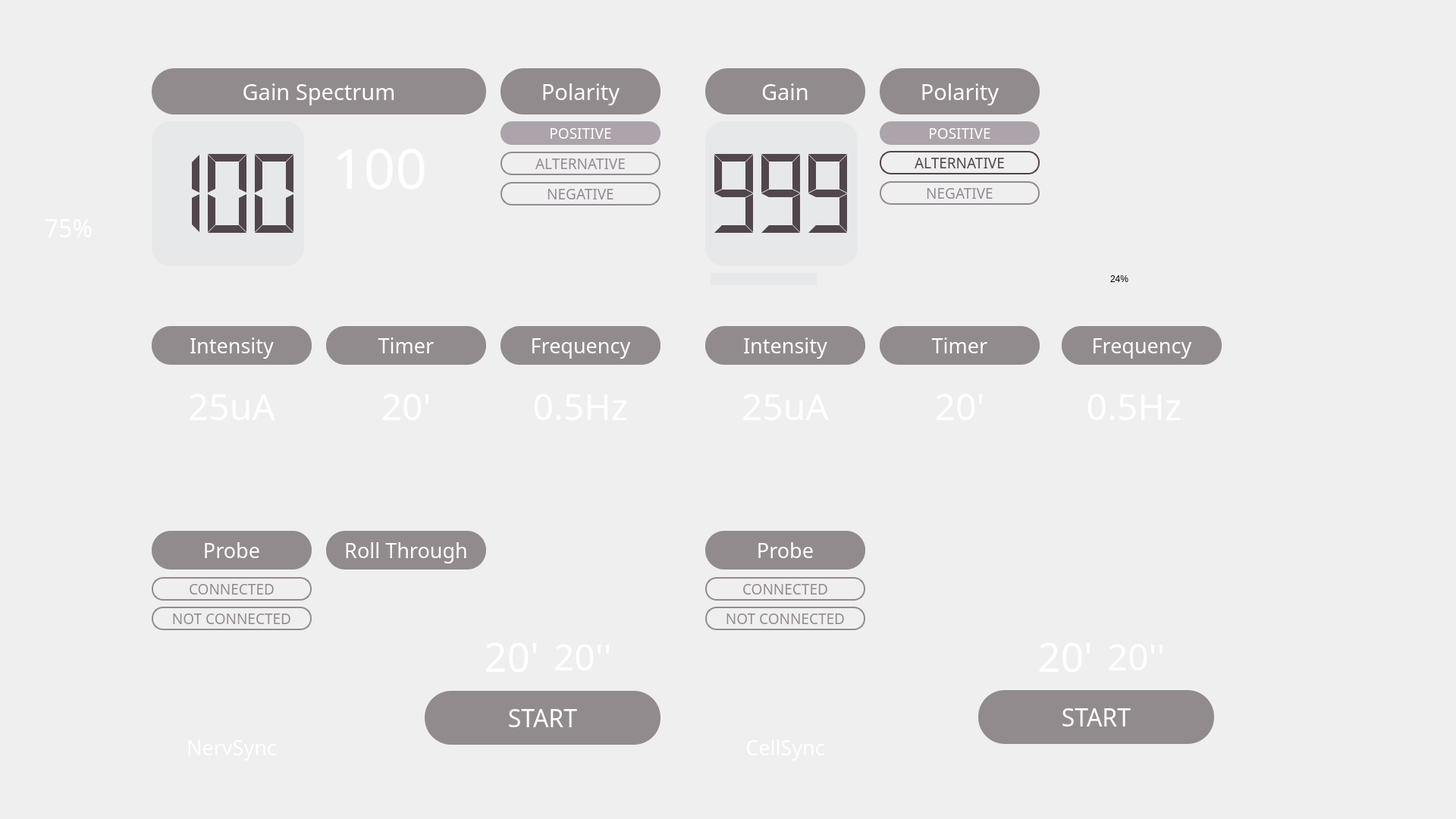
<?xml version="1.0" encoding="UTF-8"?>
<ui version="4.0">
 <class>MainWindow</class>
 <widget class="QMainWindow" name="MainWindow">
  <property name="geometry">
   <rect>
    <x>0</x>
    <y>0</y>
    <width>1920</width>
    <height>1080</height>
   </rect>
  </property>
  <property name="windowTitle">
   <string>MainWindow</string>
  </property>
  <property name="styleSheet">
   <string notr="true">QMainWindow {
background-image: url(:/icons/resources/Pantalla.png);
}
/*QMainWindow {
background-image: url(:/icons/resources/Pantalla_1.png);
}*/
/*background-image: url(:/icons/resources/Pantalla_1.png);
*/</string>
  </property>
  <widget class="QWidget" name="centralwidget">
   <property name="styleSheet">
    <string notr="true"/>
   </property>
   <widget class="QLabel" name="label_2">
    <property name="geometry">
     <rect>
      <x>200</x>
      <y>90</y>
      <width>441</width>
      <height>61</height>
     </rect>
    </property>
    <property name="font">
     <font>
      <family>TT Norms ExtraLight</family>
      <pointsize>22</pointsize>
     </font>
    </property>
    <property name="styleSheet">
     <string notr="true">background-color: rgba(81, 70, 75, 150);
color: rgb(255, 255, 255);
border-radius: 30px</string>
    </property>
    <property name="text">
     <string>Gain Spectrum</string>
    </property>
    <property name="alignment">
     <set>Qt::AlignCenter</set>
    </property>
   </widget>
   <widget class="QLabel" name="label_3">
    <property name="geometry">
     <rect>
      <x>660</x>
      <y>90</y>
      <width>211</width>
      <height>61</height>
     </rect>
    </property>
    <property name="font">
     <font>
      <family>TT Norms ExtraLight</family>
      <pointsize>22</pointsize>
     </font>
    </property>
    <property name="styleSheet">
     <string notr="true">background-color: rgba(81, 70, 75, 150);
color: rgb(255, 255, 255);
border-radius: 30px</string>
    </property>
    <property name="text">
     <string>Polarity</string>
    </property>
    <property name="alignment">
     <set>Qt::AlignCenter</set>
    </property>
   </widget>
   <widget class="QLabel" name="label_4">
    <property name="geometry">
     <rect>
      <x>1160</x>
      <y>90</y>
      <width>211</width>
      <height>61</height>
     </rect>
    </property>
    <property name="font">
     <font>
      <family>TT Norms ExtraLight</family>
      <pointsize>22</pointsize>
     </font>
    </property>
    <property name="styleSheet">
     <string notr="true">background-color: rgba(81, 70, 75, 150);
color: rgb(255, 255, 255);
border-radius: 30px</string>
    </property>
    <property name="text">
     <string>Polarity</string>
    </property>
    <property name="alignment">
     <set>Qt::AlignCenter</set>
    </property>
   </widget>
   <widget class="QLabel" name="label_5">
    <property name="geometry">
     <rect>
      <x>930</x>
      <y>90</y>
      <width>211</width>
      <height>61</height>
     </rect>
    </property>
    <property name="font">
     <font>
      <family>TT Norms ExtraLight</family>
      <pointsize>22</pointsize>
     </font>
    </property>
    <property name="styleSheet">
     <string notr="true">background-color: rgba(81, 70, 75, 150);
color: rgb(255, 255, 255);
border-radius: 30px</string>
    </property>
    <property name="text">
     <string>Gain</string>
    </property>
    <property name="alignment">
     <set>Qt::AlignCenter</set>
    </property>
   </widget>
   <widget class="QLabel" name="label_6">
    <property name="geometry">
     <rect>
      <x>200</x>
      <y>430</y>
      <width>211</width>
      <height>51</height>
     </rect>
    </property>
    <property name="font">
     <font>
      <family>TT Norms ExtraLight</family>
      <pointsize>20</pointsize>
     </font>
    </property>
    <property name="styleSheet">
     <string notr="true">background-color: rgba(81, 70, 75, 150);
color: rgb(255, 255, 255);
border-radius: 25px</string>
    </property>
    <property name="text">
     <string>Intensity</string>
    </property>
    <property name="alignment">
     <set>Qt::AlignCenter</set>
    </property>
   </widget>
   <widget class="QLabel" name="label_7">
    <property name="geometry">
     <rect>
      <x>930</x>
      <y>430</y>
      <width>211</width>
      <height>51</height>
     </rect>
    </property>
    <property name="font">
     <font>
      <family>TT Norms ExtraLight</family>
      <pointsize>20</pointsize>
     </font>
    </property>
    <property name="styleSheet">
     <string notr="true">background-color: rgba(81, 70, 75, 150);
color: rgb(255, 255, 255);
border-radius: 25px</string>
    </property>
    <property name="text">
     <string>Intensity</string>
    </property>
    <property name="alignment">
     <set>Qt::AlignCenter</set>
    </property>
   </widget>
   <widget class="QLabel" name="label_8">
    <property name="geometry">
     <rect>
      <x>430</x>
      <y>430</y>
      <width>211</width>
      <height>51</height>
     </rect>
    </property>
    <property name="font">
     <font>
      <family>TT Norms ExtraLight</family>
      <pointsize>20</pointsize>
     </font>
    </property>
    <property name="styleSheet">
     <string notr="true">background-color: rgba(81, 70, 75, 150);
color: rgb(255, 255, 255);
border-radius: 25px</string>
    </property>
    <property name="text">
     <string>Timer</string>
    </property>
    <property name="alignment">
     <set>Qt::AlignCenter</set>
    </property>
   </widget>
   <widget class="QLabel" name="label_9">
    <property name="geometry">
     <rect>
      <x>1160</x>
      <y>430</y>
      <width>211</width>
      <height>51</height>
     </rect>
    </property>
    <property name="font">
     <font>
      <family>TT Norms ExtraLight</family>
      <pointsize>20</pointsize>
     </font>
    </property>
    <property name="styleSheet">
     <string notr="true">background-color: rgba(81, 70, 75, 150);
color: rgb(255, 255, 255);
border-radius: 25px</string>
    </property>
    <property name="text">
     <string>Timer</string>
    </property>
    <property name="alignment">
     <set>Qt::AlignCenter</set>
    </property>
   </widget>
   <widget class="QLabel" name="label_10">
    <property name="geometry">
     <rect>
      <x>660</x>
      <y>430</y>
      <width>211</width>
      <height>51</height>
     </rect>
    </property>
    <property name="font">
     <font>
      <family>TT Norms ExtraLight</family>
      <pointsize>20</pointsize>
     </font>
    </property>
    <property name="styleSheet">
     <string notr="true">background-color: rgba(81, 70, 75, 150);
color: rgb(255, 255, 255);
border-radius: 25px</string>
    </property>
    <property name="text">
     <string>Frequency</string>
    </property>
    <property name="alignment">
     <set>Qt::AlignCenter</set>
    </property>
   </widget>
   <widget class="QLabel" name="label_11">
    <property name="geometry">
     <rect>
      <x>1400</x>
      <y>430</y>
      <width>211</width>
      <height>51</height>
     </rect>
    </property>
    <property name="font">
     <font>
      <family>TT Norms ExtraLight</family>
      <pointsize>20</pointsize>
     </font>
    </property>
    <property name="styleSheet">
     <string notr="true">background-color: rgba(81, 70, 75, 150);
color: rgb(255, 255, 255);
border-radius: 25px</string>
    </property>
    <property name="text">
     <string>Frequency</string>
    </property>
    <property name="alignment">
     <set>Qt::AlignCenter</set>
    </property>
   </widget>
   <widget class="QLabel" name="ch1_probeLabel">
    <property name="geometry">
     <rect>
      <x>200</x>
      <y>700</y>
      <width>211</width>
      <height>51</height>
     </rect>
    </property>
    <property name="font">
     <font>
      <family>TT Norms ExtraLight</family>
      <pointsize>20</pointsize>
     </font>
    </property>
    <property name="styleSheet">
     <string notr="true">background-color: rgba(81, 70, 75, 150);
color: rgb(255, 255, 255);
border-radius: 25px</string>
    </property>
    <property name="text">
     <string>Probe</string>
    </property>
    <property name="alignment">
     <set>Qt::AlignCenter</set>
    </property>
   </widget>
   <widget class="QLabel" name="ch2_probeLabel">
    <property name="geometry">
     <rect>
      <x>930</x>
      <y>700</y>
      <width>211</width>
      <height>51</height>
     </rect>
    </property>
    <property name="font">
     <font>
      <family>TT Norms ExtraLight</family>
      <pointsize>20</pointsize>
     </font>
    </property>
    <property name="styleSheet">
     <string notr="true">background-color: rgba(81, 70, 75, 150);
color: rgb(255, 255, 255);
border-radius: 25px</string>
    </property>
    <property name="text">
     <string>Probe</string>
    </property>
    <property name="alignment">
     <set>Qt::AlignCenter</set>
    </property>
   </widget>
   <widget class="QPushButton" name="ch1_startButton">
    <property name="geometry">
     <rect>
      <x>560</x>
      <y>911</y>
      <width>311</width>
      <height>71</height>
     </rect>
    </property>
    <property name="font">
     <font>
      <family>TT Norms ExtraLight</family>
      <pointsize>24</pointsize>
     </font>
    </property>
    <property name="styleSheet">
     <string notr="true">background-color: rgba(81, 70, 75, 150);
color: rgb(255, 255, 255);
border-radius: 35px</string>
    </property>
    <property name="text">
     <string>START</string>
    </property>
   </widget>
   <widget class="QPushButton" name="ch2_startButton">
    <property name="geometry">
     <rect>
      <x>1290</x>
      <y>910</y>
      <width>311</width>
      <height>71</height>
     </rect>
    </property>
    <property name="font">
     <font>
      <family>TT Norms ExtraLight</family>
      <pointsize>24</pointsize>
     </font>
    </property>
    <property name="styleSheet">
     <string notr="true">background-color: rgba(81, 70, 75, 150);
color: rgb(255, 255, 255);
border-radius: 35px</string>
    </property>
    <property name="text">
     <string>START</string>
    </property>
   </widget>
   <widget class="QPushButton" name="ch1_probeCnButton">
    <property name="geometry">
     <rect>
      <x>200</x>
      <y>761</y>
      <width>211</width>
      <height>31</height>
     </rect>
    </property>
    <property name="font">
     <font>
      <family>TT Norms ExtraLight</family>
      <pointsize>14</pointsize>
     </font>
    </property>
    <property name="styleSheet">
     <string notr="true">color: rgb(148,138,146);
border-radius: 15;
border: 2px solid rgb(148, 138, 146);</string>
    </property>
    <property name="text">
     <string>CONNECTED</string>
    </property>
   </widget>
   <widget class="QPushButton" name="ch1_probeNCnButton">
    <property name="geometry">
     <rect>
      <x>200</x>
      <y>800</y>
      <width>211</width>
      <height>31</height>
     </rect>
    </property>
    <property name="font">
     <font>
      <family>TT Norms ExtraLight</family>
      <pointsize>14</pointsize>
     </font>
    </property>
    <property name="styleSheet">
     <string notr="true">color: rgb(148,138,146);
border-radius: 15;
border: 2px solid rgb(148, 138, 146);</string>
    </property>
    <property name="text">
     <string>NOT CONNECTED</string>
    </property>
   </widget>
   <widget class="QPushButton" name="ch2_probeCnButton">
    <property name="geometry">
     <rect>
      <x>930</x>
      <y>761</y>
      <width>211</width>
      <height>31</height>
     </rect>
    </property>
    <property name="font">
     <font>
      <family>TT Norms ExtraLight</family>
      <pointsize>14</pointsize>
     </font>
    </property>
    <property name="styleSheet">
     <string notr="true">color: rgb(148,138,146);
border-radius: 15;
border: 2px solid rgb(148, 138, 146);</string>
    </property>
    <property name="text">
     <string>CONNECTED</string>
    </property>
   </widget>
   <widget class="QPushButton" name="ch2_probeNCnButton">
    <property name="geometry">
     <rect>
      <x>930</x>
      <y>800</y>
      <width>211</width>
      <height>31</height>
     </rect>
    </property>
    <property name="font">
     <font>
      <family>TT Norms ExtraLight</family>
      <pointsize>14</pointsize>
     </font>
    </property>
    <property name="styleSheet">
     <string notr="true">color: rgb(148,138,146);
border-radius: 15;
border: 2px solid rgb(148, 138, 146);</string>
    </property>
    <property name="text">
     <string>NOT CONNECTED</string>
    </property>
   </widget>
   <widget class="QPushButton" name="ch1_posButton">
    <property name="geometry">
     <rect>
      <x>660</x>
      <y>160</y>
      <width>211</width>
      <height>31</height>
     </rect>
    </property>
    <property name="font">
     <font>
      <family>TT Norms ExtraLight</family>
      <pointsize>14</pointsize>
     </font>
    </property>
    <property name="styleSheet">
     <string notr="true">color: rgb(255,255,255);
background-color: rgb(173, 163, 170);
border-radius: 15;
border: 2px rgb(173, 163, 170);</string>
    </property>
    <property name="text">
     <string>POSITIVE</string>
    </property>
   </widget>
   <widget class="QPushButton" name="ch1_altButton">
    <property name="geometry">
     <rect>
      <x>660</x>
      <y>200</y>
      <width>211</width>
      <height>31</height>
     </rect>
    </property>
    <property name="font">
     <font>
      <family>TT Norms ExtraLight</family>
      <pointsize>14</pointsize>
     </font>
    </property>
    <property name="styleSheet">
     <string notr="true">color: rgb(148,138,146);
border-radius: 15;
border: 2px solid rgb(148, 138, 146);
</string>
    </property>
    <property name="text">
     <string>ALTERNATIVE</string>
    </property>
   </widget>
   <widget class="QPushButton" name="ch1_negButton">
    <property name="geometry">
     <rect>
      <x>660</x>
      <y>240</y>
      <width>211</width>
      <height>31</height>
     </rect>
    </property>
    <property name="font">
     <font>
      <family>TT Norms ExtraLight</family>
      <pointsize>14</pointsize>
     </font>
    </property>
    <property name="styleSheet">
     <string notr="true">color: rgb(148,138,146);
border-radius: 15;
border: 2px solid rgb(148, 138, 146);</string>
    </property>
    <property name="text">
     <string>NEGATIVE</string>
    </property>
   </widget>
   <widget class="QPushButton" name="ch2_altButton">
    <property name="geometry">
     <rect>
      <x>1160</x>
      <y>199</y>
      <width>211</width>
      <height>31</height>
     </rect>
    </property>
    <property name="font">
     <font>
      <family>TT Norms ExtraLight</family>
      <pointsize>14</pointsize>
     </font>
    </property>
    <property name="styleSheet">
     <string notr="true">color: rgb(81, 70, 75);
/*color: rgb(148,138,146);*/
border-radius: 15;
/*border: 2px solid rgb(148, 138, 146);*/
border: 2px solid rgb(81, 70, 75);</string>
    </property>
    <property name="text">
     <string>ALTERNATIVE</string>
    </property>
   </widget>
   <widget class="QPushButton" name="ch2_negButton">
    <property name="geometry">
     <rect>
      <x>1160</x>
      <y>239</y>
      <width>211</width>
      <height>31</height>
     </rect>
    </property>
    <property name="font">
     <font>
      <family>TT Norms ExtraLight</family>
      <pointsize>14</pointsize>
     </font>
    </property>
    <property name="styleSheet">
     <string notr="true">color: rgb(148,138,146);
border-radius: 15;
border: 2px solid rgb(148, 138, 146);</string>
    </property>
    <property name="text">
     <string>NEGATIVE</string>
    </property>
   </widget>
   <widget class="QPushButton" name="ch2_posButton">
    <property name="geometry">
     <rect>
      <x>1160</x>
      <y>160</y>
      <width>211</width>
      <height>31</height>
     </rect>
    </property>
    <property name="font">
     <font>
      <family>TT Norms ExtraLight</family>
      <pointsize>14</pointsize>
     </font>
    </property>
    <property name="styleSheet">
     <string notr="true">color: rgb(255,255,255);
background-color: rgb(173, 163, 170);
border-radius: 15;
border: 2px rgb(173, 163, 170);</string>
    </property>
    <property name="text">
     <string>POSITIVE</string>
    </property>
   </widget>
   <widget class="QLabel" name="ch1_pwrLabel">
    <property name="geometry">
     <rect>
      <x>210</x>
      <y>500</y>
      <width>191</width>
      <height>71</height>
     </rect>
    </property>
    <property name="font">
     <font>
      <family>TT Norms ExtraLight</family>
      <pointsize>36</pointsize>
     </font>
    </property>
    <property name="styleSheet">
     <string notr="true">color: rgb(255, 255, 255);</string>
    </property>
    <property name="text">
     <string>25uA</string>
    </property>
    <property name="alignment">
     <set>Qt::AlignCenter</set>
    </property>
   </widget>
   <widget class="QLabel" name="ch1_timerLabel">
    <property name="geometry">
     <rect>
      <x>440</x>
      <y>500</y>
      <width>191</width>
      <height>71</height>
     </rect>
    </property>
    <property name="font">
     <font>
      <family>TT Norms ExtraLight</family>
      <pointsize>36</pointsize>
     </font>
    </property>
    <property name="styleSheet">
     <string notr="true">color: rgb(255, 255, 255);</string>
    </property>
    <property name="text">
     <string>20'</string>
    </property>
    <property name="alignment">
     <set>Qt::AlignCenter</set>
    </property>
   </widget>
   <widget class="QLabel" name="ch1_freqLabel">
    <property name="geometry">
     <rect>
      <x>660</x>
      <y>500</y>
      <width>211</width>
      <height>71</height>
     </rect>
    </property>
    <property name="font">
     <font>
      <family>TT Norms ExtraLight</family>
      <pointsize>36</pointsize>
     </font>
    </property>
    <property name="styleSheet">
     <string notr="true">color: rgb(255, 255, 255);</string>
    </property>
    <property name="text">
     <string>0.5Hz</string>
    </property>
    <property name="alignment">
     <set>Qt::AlignCenter</set>
    </property>
   </widget>
   <widget class="QLabel" name="ch2_timerLabel">
    <property name="geometry">
     <rect>
      <x>1170</x>
      <y>500</y>
      <width>191</width>
      <height>71</height>
     </rect>
    </property>
    <property name="font">
     <font>
      <family>TT Norms ExtraLight</family>
      <pointsize>36</pointsize>
     </font>
    </property>
    <property name="styleSheet">
     <string notr="true">color: rgb(255, 255, 255);</string>
    </property>
    <property name="text">
     <string>20'</string>
    </property>
    <property name="alignment">
     <set>Qt::AlignCenter</set>
    </property>
   </widget>
   <widget class="QLabel" name="ch2_pwrLabel">
    <property name="geometry">
     <rect>
      <x>940</x>
      <y>500</y>
      <width>191</width>
      <height>71</height>
     </rect>
    </property>
    <property name="font">
     <font>
      <family>TT Norms ExtraLight</family>
      <pointsize>36</pointsize>
     </font>
    </property>
    <property name="styleSheet">
     <string notr="true">color: rgb(255, 255, 255);</string>
    </property>
    <property name="text">
     <string>25uA</string>
    </property>
    <property name="alignment">
     <set>Qt::AlignCenter</set>
    </property>
   </widget>
   <widget class="QLabel" name="ch2_freqLabel">
    <property name="geometry">
     <rect>
      <x>1390</x>
      <y>500</y>
      <width>211</width>
      <height>71</height>
     </rect>
    </property>
    <property name="font">
     <font>
      <family>TT Norms ExtraLight</family>
      <pointsize>36</pointsize>
     </font>
    </property>
    <property name="styleSheet">
     <string notr="true">color: rgb(255, 255, 255);</string>
    </property>
    <property name="text">
     <string>0.5Hz</string>
    </property>
    <property name="alignment">
     <set>Qt::AlignCenter</set>
    </property>
   </widget>
   <widget class="QLabel" name="battLabel">
    <property name="geometry">
     <rect>
      <x>30</x>
      <y>270</y>
      <width>121</width>
      <height>61</height>
     </rect>
    </property>
    <property name="font">
     <font>
      <family>TT Norms ExtraLight</family>
      <pointsize>24</pointsize>
     </font>
    </property>
    <property name="styleSheet">
     <string notr="true">color: rgb(255, 255, 255);</string>
    </property>
    <property name="text">
     <string>75%</string>
    </property>
    <property name="alignment">
     <set>Qt::AlignCenter</set>
    </property>
   </widget>
   <widget class="QLabel" name="ch1_gainLabel">
    <property name="geometry">
     <rect>
      <x>410</x>
      <y>160</y>
      <width>181</width>
      <height>121</height>
     </rect>
    </property>
    <property name="font">
     <font>
      <family>TT Norms ExtraLight</family>
      <pointsize>55</pointsize>
     </font>
    </property>
    <property name="styleSheet">
     <string notr="true">color: rgb(255, 255, 255);</string>
    </property>
    <property name="text">
     <string>100</string>
    </property>
    <property name="alignment">
     <set>Qt::AlignCenter</set>
    </property>
   </widget>
   <widget class="QLCDNumber" name="ch1_lcdNumber">
    <property name="geometry">
     <rect>
      <x>200</x>
      <y>160</y>
      <width>201</width>
      <height>191</height>
     </rect>
    </property>
    <property name="styleSheet">
     <string notr="true">color: rgb(81, 70, 75);
background-color: rgb(231, 232, 233);
border-radius: 25px</string>
    </property>
    <property name="frameShape">
     <enum>QFrame::NoFrame</enum>
    </property>
    <property name="smallDecimalPoint">
     <bool>false</bool>
    </property>
    <property name="digitCount">
     <number>3</number>
    </property>
    <property name="segmentStyle">
     <enum>QLCDNumber::Flat</enum>
    </property>
    <property name="intValue" stdset="0">
     <number>100</number>
    </property>
   </widget>
   <widget class="QLCDNumber" name="ch2_lcdNumber">
    <property name="geometry">
     <rect>
      <x>930</x>
      <y>160</y>
      <width>201</width>
      <height>191</height>
     </rect>
    </property>
    <property name="styleSheet">
     <string notr="true">color: rgb(81, 70, 75);
background-color: rgb(231, 232, 233);
border-radius: 25px;
text-align: center;</string>
    </property>
    <property name="frameShape">
     <enum>QFrame::NoFrame</enum>
    </property>
    <property name="smallDecimalPoint">
     <bool>false</bool>
    </property>
    <property name="digitCount">
     <number>3</number>
    </property>
    <property name="segmentStyle">
     <enum>QLCDNumber::Flat</enum>
    </property>
    <property name="intValue" stdset="0">
     <number>999</number>
    </property>
   </widget>
   <widget class="QPushButton" name="ch1_pwrUpButton">
    <property name="geometry">
     <rect>
      <x>209</x>
      <y>570</y>
      <width>91</width>
      <height>71</height>
     </rect>
    </property>
    <property name="styleSheet">
     <string notr="true">background-color: rgba(0, 0, 0, 0);
border: 0px</string>
    </property>
    <property name="text">
     <string/>
    </property>
    <property name="icon">
     <iconset resource="microc_res.qrc">
      <normaloff>:/icons/resources/flecha_arriba.png</normaloff>:/icons/resources/flecha_arriba.png</iconset>
    </property>
    <property name="iconSize">
     <size>
      <width>50</width>
      <height>50</height>
     </size>
    </property>
   </widget>
   <widget class="QPushButton" name="ch1_timerUpButton">
    <property name="geometry">
     <rect>
      <x>440</x>
      <y>570</y>
      <width>91</width>
      <height>71</height>
     </rect>
    </property>
    <property name="styleSheet">
     <string notr="true">background-color: rgba(0, 0, 0, 0);
border: 0px</string>
    </property>
    <property name="text">
     <string/>
    </property>
    <property name="icon">
     <iconset resource="microc_res.qrc">
      <normaloff>:/icons/resources/flecha_arriba.png</normaloff>:/icons/resources/flecha_arriba.png</iconset>
    </property>
    <property name="iconSize">
     <size>
      <width>50</width>
      <height>50</height>
     </size>
    </property>
   </widget>
   <widget class="QPushButton" name="ch1_freqUpButton">
    <property name="geometry">
     <rect>
      <x>670</x>
      <y>570</y>
      <width>91</width>
      <height>71</height>
     </rect>
    </property>
    <property name="styleSheet">
     <string notr="true">background-color: rgba(0, 0, 0, 0);
border: 0px</string>
    </property>
    <property name="text">
     <string/>
    </property>
    <property name="icon">
     <iconset resource="microc_res.qrc">
      <normaloff>:/icons/resources/flecha_arriba.png</normaloff>:/icons/resources/flecha_arriba.png</iconset>
    </property>
    <property name="iconSize">
     <size>
      <width>50</width>
      <height>50</height>
     </size>
    </property>
   </widget>
   <widget class="QPushButton" name="ch2_pwrUpButton">
    <property name="geometry">
     <rect>
      <x>940</x>
      <y>570</y>
      <width>91</width>
      <height>71</height>
     </rect>
    </property>
    <property name="styleSheet">
     <string notr="true">background-color: rgba(0, 0, 0, 0);
border: 0px</string>
    </property>
    <property name="text">
     <string/>
    </property>
    <property name="icon">
     <iconset resource="microc_res.qrc">
      <normaloff>:/icons/resources/flecha_arriba.png</normaloff>:/icons/resources/flecha_arriba.png</iconset>
    </property>
    <property name="iconSize">
     <size>
      <width>50</width>
      <height>50</height>
     </size>
    </property>
   </widget>
   <widget class="QPushButton" name="ch2_timerUpButton">
    <property name="geometry">
     <rect>
      <x>1170</x>
      <y>570</y>
      <width>91</width>
      <height>71</height>
     </rect>
    </property>
    <property name="styleSheet">
     <string notr="true">background-color: rgba(0, 0, 0, 0);
border: 0px</string>
    </property>
    <property name="text">
     <string/>
    </property>
    <property name="icon">
     <iconset resource="microc_res.qrc">
      <normaloff>:/icons/resources/flecha_arriba.png</normaloff>:/icons/resources/flecha_arriba.png</iconset>
    </property>
    <property name="iconSize">
     <size>
      <width>50</width>
      <height>50</height>
     </size>
    </property>
   </widget>
   <widget class="QPushButton" name="ch2_freqUpButton">
    <property name="geometry">
     <rect>
      <x>1410</x>
      <y>570</y>
      <width>91</width>
      <height>71</height>
     </rect>
    </property>
    <property name="styleSheet">
     <string notr="true">background-color: rgba(0, 0, 0, 0);
border: 0px</string>
    </property>
    <property name="text">
     <string/>
    </property>
    <property name="icon">
     <iconset resource="microc_res.qrc">
      <normaloff>:/icons/resources/flecha_arriba.png</normaloff>:/icons/resources/flecha_arriba.png</iconset>
    </property>
    <property name="iconSize">
     <size>
      <width>50</width>
      <height>50</height>
     </size>
    </property>
   </widget>
   <widget class="QPushButton" name="ch2_freqDwnButton">
    <property name="geometry">
     <rect>
      <x>1500</x>
      <y>570</y>
      <width>91</width>
      <height>71</height>
     </rect>
    </property>
    <property name="styleSheet">
     <string notr="true">background-color: rgba(0, 0, 0, 0);
border: 0px</string>
    </property>
    <property name="text">
     <string/>
    </property>
    <property name="icon">
     <iconset resource="microc_res.qrc">
      <normaloff>:/icons/resources/flecha_abajo.png</normaloff>:/icons/resources/flecha_abajo.png</iconset>
    </property>
    <property name="iconSize">
     <size>
      <width>50</width>
      <height>50</height>
     </size>
    </property>
   </widget>
   <widget class="QPushButton" name="ch2_timerDwnButton">
    <property name="geometry">
     <rect>
      <x>1260</x>
      <y>570</y>
      <width>91</width>
      <height>71</height>
     </rect>
    </property>
    <property name="styleSheet">
     <string notr="true">background-color: rgba(0, 0, 0, 0);
border: 0px</string>
    </property>
    <property name="text">
     <string/>
    </property>
    <property name="icon">
     <iconset resource="microc_res.qrc">
      <normaloff>:/icons/resources/flecha_abajo.png</normaloff>:/icons/resources/flecha_abajo.png</iconset>
    </property>
    <property name="iconSize">
     <size>
      <width>50</width>
      <height>50</height>
     </size>
    </property>
   </widget>
   <widget class="QPushButton" name="ch2_pwrDwnButton">
    <property name="geometry">
     <rect>
      <x>1030</x>
      <y>570</y>
      <width>91</width>
      <height>71</height>
     </rect>
    </property>
    <property name="styleSheet">
     <string notr="true">background-color: rgba(0, 0, 0, 0);
border: 0px</string>
    </property>
    <property name="text">
     <string/>
    </property>
    <property name="icon">
     <iconset resource="microc_res.qrc">
      <normaloff>:/icons/resources/flecha_abajo.png</normaloff>:/icons/resources/flecha_abajo.png</iconset>
    </property>
    <property name="iconSize">
     <size>
      <width>50</width>
      <height>50</height>
     </size>
    </property>
   </widget>
   <widget class="QPushButton" name="ch1_freqDwnButton">
    <property name="geometry">
     <rect>
      <x>760</x>
      <y>570</y>
      <width>91</width>
      <height>71</height>
     </rect>
    </property>
    <property name="styleSheet">
     <string notr="true">background-color: rgba(0, 0, 0, 0);
border: 0px</string>
    </property>
    <property name="text">
     <string/>
    </property>
    <property name="icon">
     <iconset resource="microc_res.qrc">
      <normaloff>:/icons/resources/flecha_abajo.png</normaloff>:/icons/resources/flecha_abajo.png</iconset>
    </property>
    <property name="iconSize">
     <size>
      <width>50</width>
      <height>50</height>
     </size>
    </property>
   </widget>
   <widget class="QPushButton" name="ch1_timerDwnButton">
    <property name="geometry">
     <rect>
      <x>530</x>
      <y>570</y>
      <width>91</width>
      <height>71</height>
     </rect>
    </property>
    <property name="styleSheet">
     <string notr="true">background-color: rgba(0, 0, 0, 0);
border: 0px</string>
    </property>
    <property name="text">
     <string/>
    </property>
    <property name="icon">
     <iconset resource="microc_res.qrc">
      <normaloff>:/icons/resources/flecha_abajo.png</normaloff>:/icons/resources/flecha_abajo.png</iconset>
    </property>
    <property name="iconSize">
     <size>
      <width>50</width>
      <height>50</height>
     </size>
    </property>
   </widget>
   <widget class="QPushButton" name="ch1_pwrDwnButton">
    <property name="geometry">
     <rect>
      <x>300</x>
      <y>570</y>
      <width>91</width>
      <height>71</height>
     </rect>
    </property>
    <property name="styleSheet">
     <string notr="true">background-color: rgba(0, 0, 0, 0);
border: 0px</string>
    </property>
    <property name="text">
     <string/>
    </property>
    <property name="icon">
     <iconset resource="microc_res.qrc">
      <normaloff>:/icons/resources/flecha_abajo.png</normaloff>:/icons/resources/flecha_abajo.png</iconset>
    </property>
    <property name="iconSize">
     <size>
      <width>50</width>
      <height>50</height>
     </size>
    </property>
   </widget>
   <widget class="QPushButton" name="ch1_gainDwnButton">
    <property name="geometry">
     <rect>
      <x>500</x>
      <y>280</y>
      <width>91</width>
      <height>71</height>
     </rect>
    </property>
    <property name="styleSheet">
     <string notr="true">background-color: rgba(0, 0, 0, 0);
border: 0px</string>
    </property>
    <property name="text">
     <string/>
    </property>
    <property name="icon">
     <iconset resource="microc_res.qrc">
      <normaloff>:/icons/resources/flecha_abajo.png</normaloff>:/icons/resources/flecha_abajo.png</iconset>
    </property>
    <property name="iconSize">
     <size>
      <width>50</width>
      <height>50</height>
     </size>
    </property>
   </widget>
   <widget class="QPushButton" name="ch1_gainUpButton">
    <property name="geometry">
     <rect>
      <x>410</x>
      <y>280</y>
      <width>91</width>
      <height>71</height>
     </rect>
    </property>
    <property name="styleSheet">
     <string notr="true">background-color: rgba(0, 0, 0, 0);
border: 0px</string>
    </property>
    <property name="text">
     <string/>
    </property>
    <property name="icon">
     <iconset resource="microc_res.qrc">
      <normaloff>:/icons/resources/flecha_arriba.png</normaloff>:/icons/resources/flecha_arriba.png</iconset>
    </property>
    <property name="iconSize">
     <size>
      <width>50</width>
      <height>50</height>
     </size>
    </property>
   </widget>
   <widget class="QPushButton" name="hambButton">
    <property name="geometry">
     <rect>
      <x>30</x>
      <y>350</y>
      <width>121</width>
      <height>91</height>
     </rect>
    </property>
    <property name="styleSheet">
     <string notr="true">background-color: rgba(0, 0, 0, 0);
border: 0px</string>
    </property>
    <property name="text">
     <string/>
    </property>
    <property name="icon">
     <iconset resource="microc_res.qrc">
      <normaloff>:/icons/resources/burger_menu.png</normaloff>:/icons/resources/burger_menu.png</iconset>
    </property>
    <property name="iconSize">
     <size>
      <width>50</width>
      <height>50</height>
     </size>
    </property>
   </widget>
   <widget class="QLabel" name="label_31">
    <property name="geometry">
     <rect>
      <x>200</x>
      <y>960</y>
      <width>211</width>
      <height>51</height>
     </rect>
    </property>
    <property name="font">
     <font>
      <family>TT Norms ExtraLight</family>
      <pointsize>20</pointsize>
     </font>
    </property>
    <property name="styleSheet">
     <string notr="true">background-color: rgba(0, 0, 0, 0);
color: rgb(255, 255, 255);
</string>
    </property>
    <property name="text">
     <string>NervSync</string>
    </property>
    <property name="alignment">
     <set>Qt::AlignCenter</set>
    </property>
   </widget>
   <widget class="QLabel" name="label_32">
    <property name="geometry">
     <rect>
      <x>930</x>
      <y>960</y>
      <width>211</width>
      <height>51</height>
     </rect>
    </property>
    <property name="font">
     <font>
      <family>TT Norms ExtraLight</family>
      <pointsize>20</pointsize>
     </font>
    </property>
    <property name="styleSheet">
     <string notr="true">background-color: rgba(0, 0, 0, 0);
color: rgb(255, 255, 255);
</string>
    </property>
    <property name="text">
     <string>CellSync</string>
    </property>
    <property name="alignment">
     <set>Qt::AlignCenter</set>
    </property>
   </widget>
   <widget class="QProgressBar" name="ch2_progressBar">
    <property name="geometry">
     <rect>
      <x>937</x>
      <y>360</y>
      <width>551</width>
      <height>16</height>
     </rect>
    </property>
    <property name="styleSheet">
     <string notr="true">QProgressBar {
   border: 0px;
   border-radius: 2px;
   padding: 0px;
   height: 5px; /* Adjust as needed */
    background-color: rgba(0,0,0,0);
	text-align: right;
}

QProgressBar::chunk {
    background-color: rgb(231,232,233);
    width: 10px; 
/*   border-radius: 2px*/
}</string>
    </property>
    <property name="value">
     <number>24</number>
    </property>
   </widget>
   <widget class="QLabel" name="ch2_remainMinsLabel">
    <property name="geometry">
     <rect>
      <x>1320</x>
      <y>830</y>
      <width>121</width>
      <height>71</height>
     </rect>
    </property>
    <property name="font">
     <font>
      <family>TT Norms ExtraLight</family>
      <pointsize>40</pointsize>
     </font>
    </property>
    <property name="styleSheet">
     <string notr="true">color: rgb(255, 255, 255);</string>
    </property>
    <property name="text">
     <string>20'</string>
    </property>
    <property name="alignment">
     <set>Qt::AlignRight|Qt::AlignTrailing|Qt::AlignVCenter</set>
    </property>
   </widget>
   <widget class="QLabel" name="ch1_remainMinsLabel">
    <property name="geometry">
     <rect>
      <x>590</x>
      <y>830</y>
      <width>121</width>
      <height>71</height>
     </rect>
    </property>
    <property name="font">
     <font>
      <family>TT Norms ExtraLight</family>
      <pointsize>40</pointsize>
     </font>
    </property>
    <property name="styleSheet">
     <string notr="true">color: rgb(255, 255, 255);</string>
    </property>
    <property name="text">
     <string>20'</string>
    </property>
    <property name="alignment">
     <set>Qt::AlignRight|Qt::AlignTrailing|Qt::AlignVCenter</set>
    </property>
   </widget>
   <widget class="QLabel" name="ch1_remainSecsLabel">
    <property name="geometry">
     <rect>
      <x>730</x>
      <y>830</y>
      <width>121</width>
      <height>71</height>
     </rect>
    </property>
    <property name="font">
     <font>
      <family>TT Norms ExtraLight</family>
      <pointsize>36</pointsize>
     </font>
    </property>
    <property name="styleSheet">
     <string notr="true">color: rgb(255, 255, 255);</string>
    </property>
    <property name="text">
     <string>20''</string>
    </property>
    <property name="alignment">
     <set>Qt::AlignLeading|Qt::AlignLeft|Qt::AlignVCenter</set>
    </property>
   </widget>
   <widget class="QLabel" name="ch2_remainSecsLabel">
    <property name="geometry">
     <rect>
      <x>1460</x>
      <y>830</y>
      <width>121</width>
      <height>71</height>
     </rect>
    </property>
    <property name="font">
     <font>
      <family>TT Norms ExtraLight</family>
      <pointsize>36</pointsize>
     </font>
    </property>
    <property name="styleSheet">
     <string notr="true">color: rgb(255, 255, 255);</string>
    </property>
    <property name="text">
     <string>20''</string>
    </property>
    <property name="alignment">
     <set>Qt::AlignLeading|Qt::AlignLeft|Qt::AlignVCenter</set>
    </property>
   </widget>
   <widget class="QPushButton" name="battButton">
    <property name="geometry">
     <rect>
      <x>30</x>
      <y>210</y>
      <width>121</width>
      <height>71</height>
     </rect>
    </property>
    <property name="styleSheet">
     <string notr="true">background-color: rgba(0, 0, 0, 0);
border: 0px</string>
    </property>
    <property name="text">
     <string/>
    </property>
    <property name="icon">
     <iconset resource="microc_res.qrc">
      <normaloff>:/icons/resources/batt_charge_100.png</normaloff>:/icons/resources/batt_charge_100.png</iconset>
    </property>
    <property name="iconSize">
     <size>
      <width>50</width>
      <height>50</height>
     </size>
    </property>
   </widget>
   <widget class="QPushButton" name="intpButton">
    <property name="geometry">
     <rect>
      <x>1720</x>
      <y>900</y>
      <width>101</width>
      <height>91</height>
     </rect>
    </property>
    <property name="styleSheet">
     <string notr="true">background-color: rgba(0, 0, 0, 0);
border: 0px</string>
    </property>
    <property name="text">
     <string/>
    </property>
    <property name="icon">
     <iconset resource="microc_res.qrc">
      <normaloff>:/icons/resources/conector.png</normaloff>:/icons/resources/conector.png</iconset>
    </property>
    <property name="iconSize">
     <size>
      <width>80</width>
      <height>80</height>
     </size>
    </property>
   </widget>
   <widget class="QPushButton" name="pch1upButton">
    <property name="geometry">
     <rect>
      <x>1670</x>
      <y>700</y>
      <width>101</width>
      <height>91</height>
     </rect>
    </property>
    <property name="styleSheet">
     <string notr="true">background-color: rgba(0, 0, 0, 0);
border: 0px</string>
    </property>
    <property name="text">
     <string/>
    </property>
    <property name="icon">
     <iconset resource="microc_res.qrc">
      <normaloff>:/icons/resources/conector_pos.png</normaloff>:/icons/resources/conector_pos.png</iconset>
    </property>
    <property name="iconSize">
     <size>
      <width>80</width>
      <height>80</height>
     </size>
    </property>
   </widget>
   <widget class="QPushButton" name="pch1dwnButton">
    <property name="geometry">
     <rect>
      <x>1770</x>
      <y>700</y>
      <width>101</width>
      <height>91</height>
     </rect>
    </property>
    <property name="styleSheet">
     <string notr="true">background-color: rgba(0, 0, 0, 0);
border: 0px</string>
    </property>
    <property name="text">
     <string/>
    </property>
    <property name="icon">
     <iconset resource="microc_res.qrc">
      <normaloff>:/icons/resources/conector_neg.png</normaloff>:/icons/resources/conector_neg.png</iconset>
    </property>
    <property name="iconSize">
     <size>
      <width>80</width>
      <height>80</height>
     </size>
    </property>
   </widget>
   <widget class="QPushButton" name="pch2upButton">
    <property name="geometry">
     <rect>
      <x>1670</x>
      <y>500</y>
      <width>101</width>
      <height>91</height>
     </rect>
    </property>
    <property name="styleSheet">
     <string notr="true">background-color: rgba(0, 0, 0, 0);
border: 0px</string>
    </property>
    <property name="text">
     <string/>
    </property>
    <property name="icon">
     <iconset resource="microc_res.qrc">
      <normaloff>:/icons/resources/conector_pos.png</normaloff>:/icons/resources/conector_pos.png</iconset>
    </property>
    <property name="iconSize">
     <size>
      <width>80</width>
      <height>80</height>
     </size>
    </property>
   </widget>
   <widget class="QPushButton" name="pch2dwnButton">
    <property name="geometry">
     <rect>
      <x>1770</x>
      <y>500</y>
      <width>101</width>
      <height>91</height>
     </rect>
    </property>
    <property name="styleSheet">
     <string notr="true">background-color: rgba(0, 0, 0, 0);
border: 0px</string>
    </property>
    <property name="text">
     <string/>
    </property>
    <property name="icon">
     <iconset resource="microc_res.qrc">
      <normaloff>:/icons/resources/conector_neg.png</normaloff>:/icons/resources/conector_neg.png</iconset>
    </property>
    <property name="iconSize">
     <size>
      <width>80</width>
      <height>80</height>
     </size>
    </property>
   </widget>
   <widget class="QPushButton" name="pch3upButton">
    <property name="geometry">
     <rect>
      <x>1670</x>
      <y>290</y>
      <width>101</width>
      <height>91</height>
     </rect>
    </property>
    <property name="styleSheet">
     <string notr="true">background-color: rgba(0, 0, 0, 0);
border: 0px</string>
    </property>
    <property name="text">
     <string/>
    </property>
    <property name="icon">
     <iconset resource="microc_res.qrc">
      <normaloff>:/icons/resources/conector_alt.png</normaloff>:/icons/resources/conector_alt.png</iconset>
    </property>
    <property name="iconSize">
     <size>
      <width>80</width>
      <height>80</height>
     </size>
    </property>
   </widget>
   <widget class="QPushButton" name="pch3dwnButton">
    <property name="geometry">
     <rect>
      <x>1770</x>
      <y>290</y>
      <width>101</width>
      <height>91</height>
     </rect>
    </property>
    <property name="styleSheet">
     <string notr="true">background-color: rgba(0, 0, 0, 0);
border: 0px</string>
    </property>
    <property name="text">
     <string/>
    </property>
    <property name="icon">
     <iconset resource="microc_res.qrc">
      <normaloff>:/icons/resources/conector_alt.png</normaloff>:/icons/resources/conector_alt.png</iconset>
    </property>
    <property name="iconSize">
     <size>
      <width>80</width>
      <height>80</height>
     </size>
    </property>
   </widget>
   <widget class="QPushButton" name="pch4upButton">
    <property name="geometry">
     <rect>
      <x>1670</x>
      <y>90</y>
      <width>101</width>
      <height>91</height>
     </rect>
    </property>
    <property name="styleSheet">
     <string notr="true">background-color: rgba(0, 0, 0, 0);
border: 0px</string>
    </property>
    <property name="text">
     <string/>
    </property>
    <property name="icon">
     <iconset resource="microc_res.qrc">
      <normaloff>:/icons/resources/conector.png</normaloff>:/icons/resources/conector.png</iconset>
    </property>
    <property name="iconSize">
     <size>
      <width>80</width>
      <height>80</height>
     </size>
    </property>
   </widget>
   <widget class="QPushButton" name="pch4dwnButton">
    <property name="geometry">
     <rect>
      <x>1770</x>
      <y>90</y>
      <width>101</width>
      <height>91</height>
     </rect>
    </property>
    <property name="styleSheet">
     <string notr="true">background-color: rgba(0, 0, 0, 0);
border: 0px</string>
    </property>
    <property name="text">
     <string/>
    </property>
    <property name="icon">
     <iconset resource="microc_res.qrc">
      <normaloff>:/icons/resources/conector.png</normaloff>:/icons/resources/conector.png</iconset>
    </property>
    <property name="iconSize">
     <size>
      <width>80</width>
      <height>80</height>
     </size>
    </property>
   </widget>
   <widget class="QPushButton" name="rtf_startButton">
    <property name="geometry">
     <rect>
      <x>430</x>
      <y>700</y>
      <width>211</width>
      <height>51</height>
     </rect>
    </property>
    <property name="font">
     <font>
      <family>TT Norms ExtraLight</family>
      <pointsize>20</pointsize>
     </font>
    </property>
    <property name="styleSheet">
     <string notr="true">background-color: rgba(81, 70, 75, 150);
color: rgb(255, 255, 255);
border-radius: 25px</string>
    </property>
    <property name="text">
     <string>Roll Through</string>
    </property>
   </widget>
  </widget>
 </widget>
 <resources>
  <include location="microc_res.qrc"/>
 </resources>
 <connections/>
</ui>
